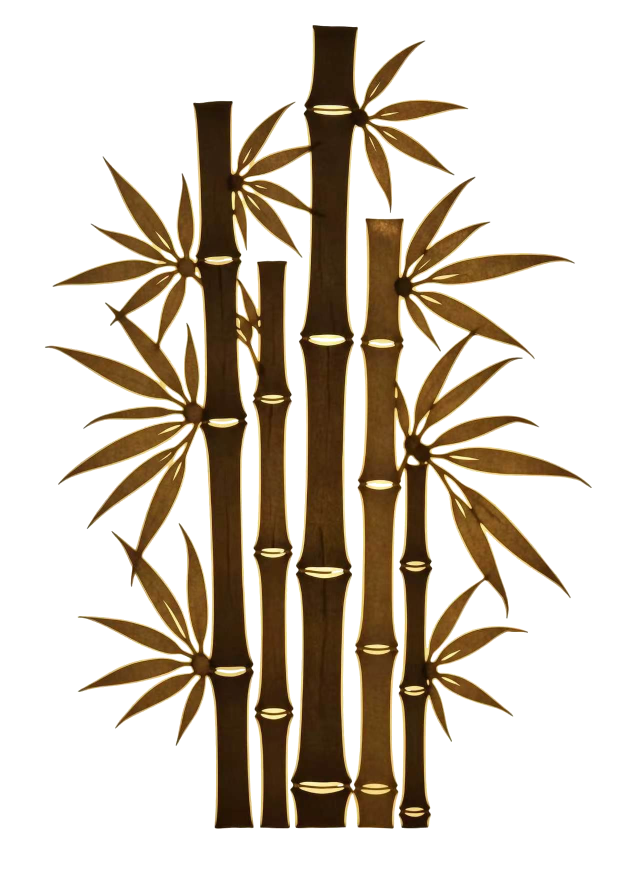
#> input picture assets/images/bamboo.png, 1280 x 1790 px, given in place of clipboard-2026-07-09T08-27-31-032Z-ef56f6eb.jpg, which was not available (shown at 1/2 size)
$ python process-crane-dragon.py
#> lines starting #> are read from the running program, lines starting #| are printed output that depends on the picture; after the words box and inside, x2 and y2 are one past the last pixel; in counts of white or black regions, pixels touching at a corner belong together; pictures that were not available may be replaced by others from this repository, and a replacement may not be noted
from PIL import Image
import numpy as np

def process_image(src_path, dest_path, target_w, target_h, threshold=240):
    """通用：去白底 + 居中缩放"""
#> called with target_w = 200, target_h = 280, threshold = 240
    img = Image.open(src_path).convert("RGBA")
#> img is the input picture: PIL image 1280x1790 RGBA; mean R, G, B, A 209.3, 200.2, 187.4, 78.5
    arr = np.array(img, dtype=np.float32)

    # 去白底：接近白色的像素 alpha=0
    rgb = arr[:,:,:3]
    bg = (rgb[:,:,0] > threshold) & (rgb[:,:,1] > threshold) & (rgb[:,:,2] > threshold)
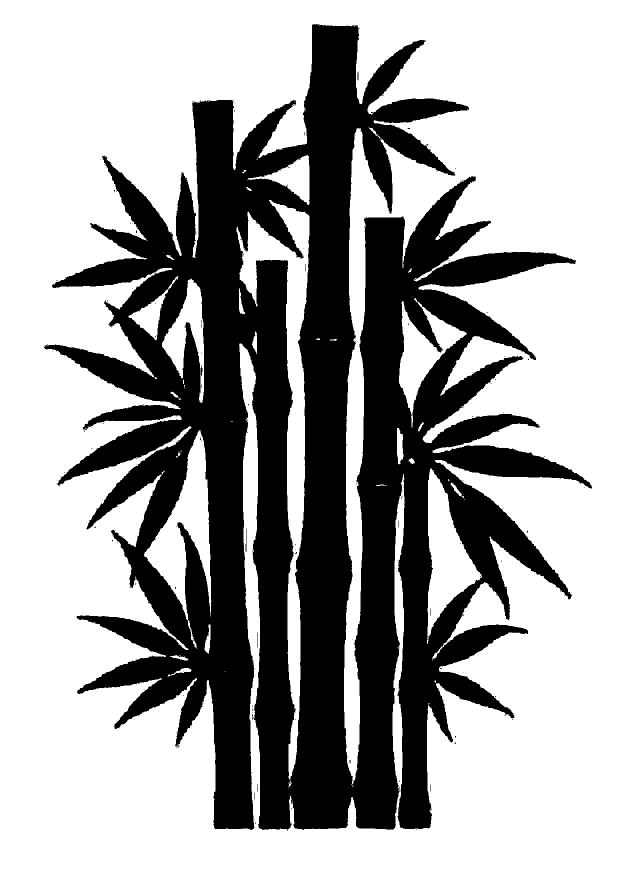
#> bg: shape (1790, 1280) bool (shown at 1/2 size); 66.4% white; 235 black regions (230 under 20 px), largest, box (x1, y1, x2, y2) and area: (88, 48, 1184, 1660) 769832, (491, 1057, 493, 1104) 62, (402, 730, 405, 751) 45, (715, 143, 717, 161) 33, (515, 1265, 516, 1295) 30
    arr[bg, 3] = 0

    # 转成PIL
    img2 = Image.fromarray(np.clip(arr, 0, 255).astype(np.uint8), 'RGBA')

    # 获取内容bbox（alpha>0的部分）
    alpha = np.array(img2)[:,:,3]
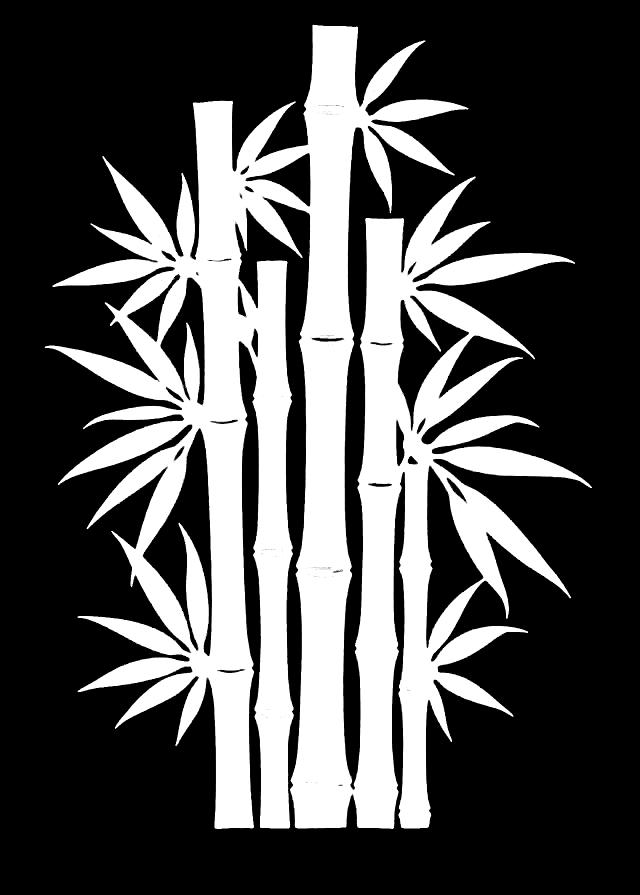
#> alpha: shape (1790, 1280) (shown at 1/2 size); min 0, max 255, mean 78.5
    coords = np.argwhere(alpha > 0)
#> coords = 723105 pairs, first value 49 to 1657, second value 89 to 1183
    if len(coords) == 0:
        print(f"警告: {dest_path} 没有非透明内容")
        img2.save(dest_path)
        return

    y1, x1 = coords.min(axis=0)
#> y1 = 49; x1 = 89
    y2, x2 = coords.max(axis=0)
#> y2 = 1657; x2 = 1183
    bbox = (int(x1), int(y1), int(x2)+1, int(y2)+1)
#> bbox = (89, 49, 1184, 1658)

    # 裁剪到内容
    cropped = img2.crop(bbox)

    # 等比缩放到目标尺寸内
    cw, ch = cropped.size
#> cw = 1095; ch = 1609
    ratio_w = target_w / cw
#> ratio_w = 0.183
    ratio_h = target_h / ch
#> ratio_h = 0.174
    ratio = min(ratio_w, ratio_h)
#> ratio = 0.174
    new_w = int(cw * ratio)
#> new_w = 190
    new_h = int(ch * ratio)
#> new_h = 280

    resized = cropped.resize((new_w, new_h), Image.LANCZOS)

    # 贴到目标画布中央
    canvas = Image.new('RGBA', (target_w, target_h), (0, 0, 0, 0))
#> canvas: PIL image 200x280 RGBA; every value is 0
    ox = (target_w - new_w) // 2
#> ox = 5
    oy = (target_h - new_h) // 2
#> oy = 0
    canvas.paste(resized, (ox, oy))

    canvas.save(dest_path)
    print(f"保存: {dest_path}  {canvas.size}")
#| 保存: D:/zhangzhongguang/assets/images/crane.png  (200, 280)

# 鹤：竖长，200×280（像人物）
process_image(
    r'C:\Users\licha\.workbuddy\clipboard-images\clipboard-2026-07-09T08-27-31-032Z-ef56f6eb.jpg',
    'D:/zhangzhongguang/assets/images/crane.png',
    200, 280
)

# 龙：正方形，等比放到 200×280 画布中央
process_image(
    r'C:\Users\licha\.workbuddy\clipboard-images\clipboard-2026-07-09T08-27-31-035Z-db0150e4.jpg',
    'D:/zhangzhongguang/assets/images/dragon.png',
    200, 280
)
#> call 2 of process_image, with target_w = 200, target_h = 280, threshold = 240
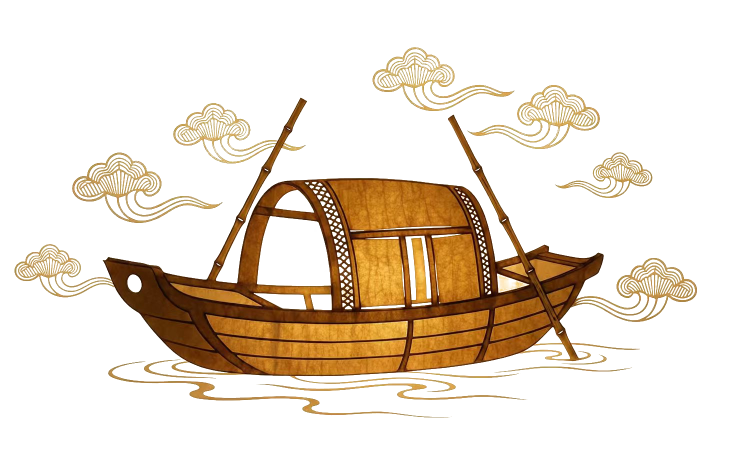
#> input picture assets/images/boat.png, 1458 x 919 px, given in place of clipboard-2026-07-09T08-27-31-035Z-db0150e4.jpg, which was not available (shown at 1/2 size)
#> in process_image, img is the input picture: PIL image 1458x919 RGBA; mean R, G, B, A 225.1, 202.8, 165.3, 55.9
#> in process_image (call 2), `rgb = arr[:,:,:3]`:
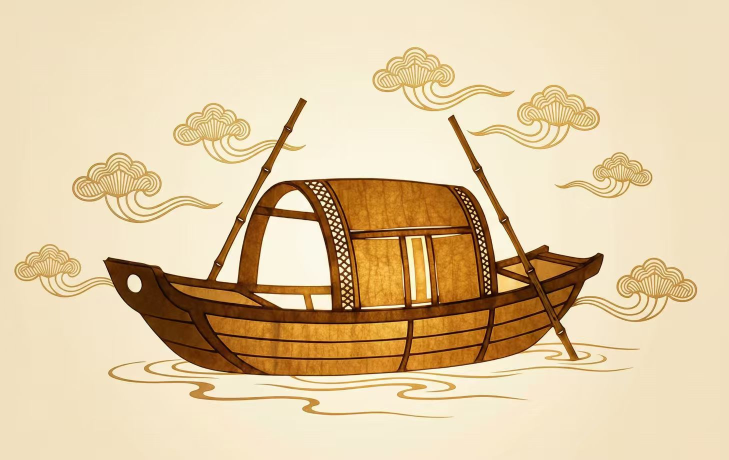
#> rgb: shape (919, 1458, 3) float32 (shown at 1/2 size); mean R, G, B 226, 202.4, 165.2
#> in process_image (call 2), `bg = (rgb[:,:,0] > threshold) & (rgb[:,:,1] > threshold) & (rgb[:,:,2]..`: bg: shape (919, 1458) bool; 0% white in thin lines or dots, all inside (x1, y1, x2, y2) = (557, 398, 883, 741)
#> in process_image (call 2), `alpha = np.array(img2)[:,:,3]`:
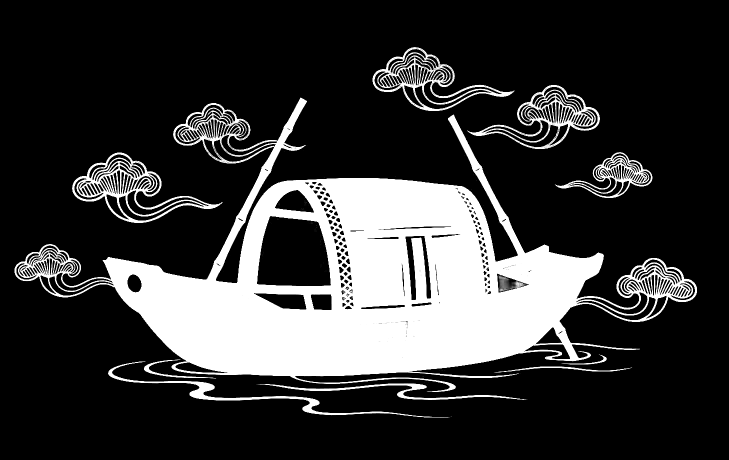
#> alpha: shape (919, 1458) (shown at 1/2 size); min 0, max 255, mean 55.9
#> in process_image (call 2), `coords = np.argwhere(alpha > 0)`: coords = 304632 pairs, first value 94 to 835, second value 29 to 1393
#> in process_image (call 2), `y1, x1 = coords.min(axis=0)`: y1 = 94; x1 = 29
#> in process_image (call 2), `y2, x2 = coords.max(axis=0)`: y2 = 835; x2 = 1393
#> in process_image (call 2), `bbox = (int(x1), int(y1), int(x2)+1, int(y2)+1)`: bbox = (29, 94, 1394, 836)
#> in process_image (call 2), `resized = cropped.resize((new_w, new_h), Image.LANCZOS)`:
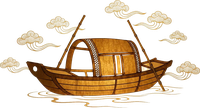
#> resized: PIL image 200x108 RGBA; mean R, G, B, A 76, 54.3, 26, 74.4; transparent parts drawn white
#> in process_image (call 2), `canvas.paste(resized, (ox, oy))`:
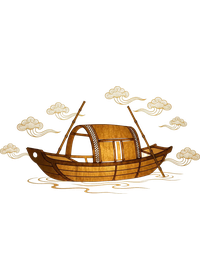
#> canvas: PIL image 200x280 RGBA; mean R, G, B, A 29.3, 21, 10, 28.7; transparent parts drawn white
#| 保存: D:/zhangzhongguang/assets/images/dragon.png  (200, 280)

print("完成")
